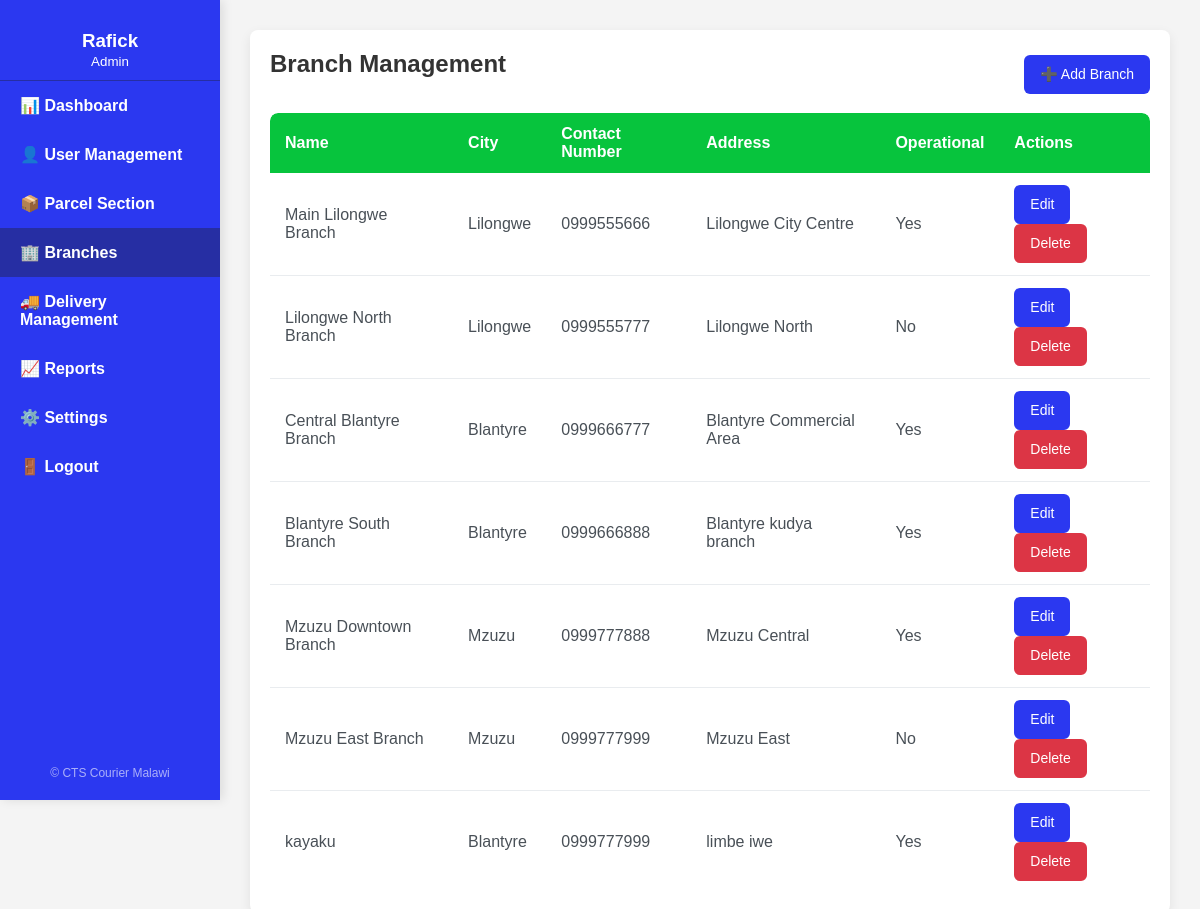
The page /view/admin_home.php?section=branches (signed in) on the database its author committed.
### tables this page shows
CREATE TABLE `branches` (
  `id` int(11) NOT NULL,
  `name` varchar(100) NOT NULL,
  `city` enum('Lilongwe','Blantyre','Mzuzu') NOT NULL,
  `contact_number` varchar(15) NOT NULL,
  `address` text NOT NULL,
  `is_operational` tinyint(1) NOT NULL DEFAULT 1,
  `created_at` timestamp NOT NULL DEFAULT current_timestamp(),
  `updated_at` timestamp NOT NULL DEFAULT current_timestamp() ON UPDATE current_timestamp()
);

### view/sections/branches.php (the view, shortened to what this page needs)
<div class="card">
    <div class="user-management-header">
        <h2>Branch Management</h2>
        <button onclick="openAddBranchModal()" class="btn btn-primary">➕ Add Branch</button>
    </div>
    <table class="user-table">
        <thead>
            <tr>
                <th>Name</th>
                <th>City</th>
                <th>Contact Number</th>
                <th>Address</th>
                <th>Operational</th>
                <th>Actions</th>
            </tr>
        </thead>
        <tbody id="branches-body">
            <?php
            include './db/connection.php';
            $branches = $conn->query("SELECT * FROM branches");
            while ($row = $branches->fetch_assoc()) {
                $name = htmlspecialchars($row['name'], ENT_QUOTES);
                $city = htmlspecialchars($row['city'], ENT_QUOTES);
                $contactNumber = htmlspecialchars($row['contact_number'], ENT_QUOTES);
                $address = htmlspecialchars($row['address'], ENT_QUOTES);
                $isOperational = $row['is_operational'] ? 'Yes' : 'No';
                $branchJson = htmlspecialchars(json_encode([
                    'id' => $row['id'],
                    'name' => $row['name'],
                    'city' => $row['city'],
                    'contact_number' => $row['contact_number'],
                    'address' => $row['address'],
                    'is_operational' => $row['is_operational']
                ]), ENT_QUOTES);
                echo "<tr>
                        <td>{$name}</td>
                        <td>{$city}</td>
                        <td>{$contactNumber}</td>
                        <td>{$address}</td>
                        <td>{$isOperational}</td>
                        <td>
                            <button class='btn btn-warning edit-branch-btn' data-branch='{$branchJson}'>Edit</button>
                            <button class='btn btn-danger delete-branch-btn' data-id='{$row['id']}'>Delete</button>
                        </td>
                      </tr>";
            }
            ?>
        </tbody>
    </table>
</div>

### view/admin_home.php (style rules this page uses)
* { box-sizing: border-box; }
body { margin: 0; font-family: Arial, sans-serif; background: #f4f4f4; display: flex; }
.card { background: white; box-shadow: 0 3px 10px rgba(0,0,0,0.1); padding: 20px; border-radius: 10px; margin-bottom: 20px; }

### rows shown on the page
branches: name "Main Lilongwe Branch", city "Lilongwe", contact_number "0999555666", address "Lilongwe City Centre", is_operational "Yes"
branches: name "Lilongwe North Branch", city "Lilongwe", contact_number "0999555777", address "Lilongwe North", is_operational "No"
branches: name "Central Blantyre Branch", city "Blantyre", contact_number "0999666777", address "Blantyre Commercial Area", is_operational "Yes"
branches: name "Blantyre South Branch", city "Blantyre", contact_number "0999666888", address "Blantyre kudya branch", is_operational "Yes"
branches: name "Mzuzu Downtown Branch", city "Mzuzu", contact_number "0999777888", address "Mzuzu Central", is_operational "Yes"
branches: name "Mzuzu East Branch", city "Mzuzu", contact_number "0999777999", address "Mzuzu East", is_operational "No"
branches: name "kayaku", city "Blantyre", contact_number "0999777999", address "limbe iwe", is_operational "Yes"

### other values the page prints
$_SESSION['first_name'] "Rafick"
$_SESSION['role'] "Admin"
